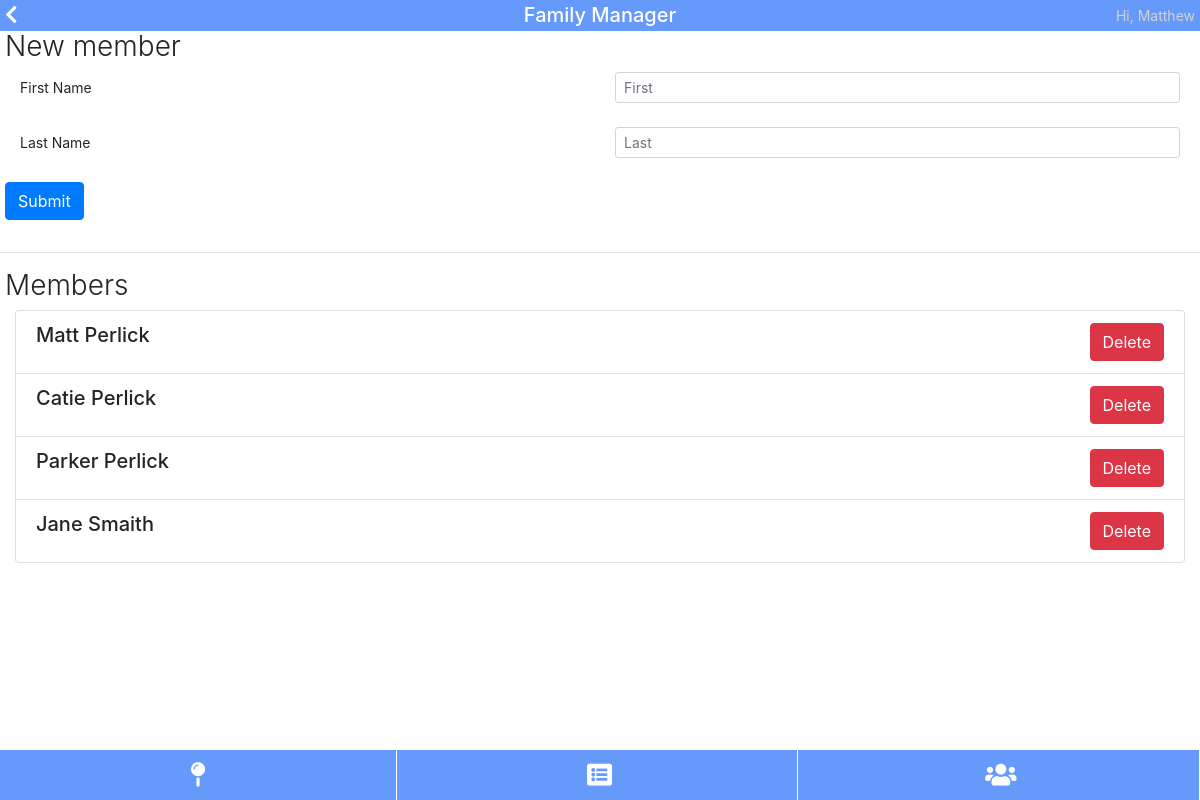
The app's page /family-manager (signed in) with its own data.
### tables this page shows
CREATE TABLE users (id INTEGER PRIMARY KEY, username varchar(255), Password varchar(255));

CREATE TABLE people (id INTEGER PRIMARY KEY, user_id INTEGER, first varchar(255), last varchar(255));

### pages.py (the view)
@pages.route('/family-manager')
@flask_login.login_required
def pages_familyManager():
	data = {}
	data['title'] = "Family Manager"
	uid = flask_login.current_user.get_id()
	data['members'] = db.get_db().query("select * from people where user_id=" + str(uid))
	return render_template('pages/family-manager.html', data=data)

### auth.py (called while the page is built)
	def get_id(self):
		return self.id

### database.py (called while the page is built)
	def get_db():
		try:
			db = getattr(g, '_database', None)
		except NameError:
			db = Database()
			g = lambda: None #funny syntax that lets me set an attribute on global g
			setattr(g, '_database', db)
		return db

	def query(self, sql, parameters=[]):
		c = self.conn.cursor()
		c.execute(sql, parameters)
		self.conn.commit()
		return c.fetchall()

### main.py (called while the page is built)
@app.teardown_appcontext
def close_connection(exception):
	try:
		db = getattr(g, '_database', None)
		db.close()
	except NameError:
		pass

@login_manager.user_loader
def load_user(id):
	res = db.get_db().query("select * from users where id='" + str(id) + "'")
	if len(res) == 1:
		user = User(res[0][0], res[0][1])
		user.is_authenticated = True
		return user
	else:
		return None

### templates/pages/family-manager.html (shortened to what this page needs)
{% extends "pages/base.html" %}
{% block content %}
<h2>New member</h2>
<form action="{{ url_for('api.api_add_member') }}" method="post">
	<div class="form-group row">
		<label for="first" class="col col-form-label-sm">First Name</label>
		<div class="col">
			<input type="text" class="form-control form-control-sm" placeholder="First" name="first" required>
		</div>
	</div>
	<div class="form-group row">
		<label for="last" class="col col-form-label-sm">Last Name</label>
		<div class="col">
			<input type="text" class="form-control form-control-sm" placeholder="Last" name="last" required>
		</div>
	</div>
	<button type="submit" class="btn btn-primary form-group">Submit</button>
</form>
<hr>
<h2>Members</h2>
<ul class="list-group">
	{% for person in data.members %}
		<form action="{{ url_for('api.api_delete_member') }}" method="post" class="list-group-item">
			<button type="submit" class="btn btn-danger" style="float: right;">Delete</button>
			<h5 class="mb-1"> {{ person[2] }} {{ person[3] }} </h5>
		</form>
	{% endfor %}
</ul>
{% endblock %}

### templates/pages/base.html (shortened to what this page needs)
<!DOCTYPE html5>
<html>
<head>
	<link rel="stylesheet" href="https://stackpath.bootstrapcdn.com/bootstrap/4.3.1/css/bootstrap.min.css">
	<link rel="stylesheet" href="https://use.fontawesome.com/releases/v5.7.0/css/all.css">
	<link rel="stylesheet" href="{{ url_for('static', filename='css/global.css') }}">
</head>
<body>
	<div id="header">
		<span>Hi, {{current_user.username}}</span>
		{% if data.menu %}
			<i onclick="toggleNav()" class="fas fa-bars"></i>
		{% else %}
			<a href="{{ url_for('pages.pages_home') }}">
				<i class="fas fa-chevron-left"></i>
			</a>
		{% endif %}
		<h1>{{ data.title }}</h1>
	</div>
	<div class="header-spacer"></div>
	<div class="content">
	{% block content %}{% endblock %}
	</div>
	<div class="footer-spacer"></div>
	<div id="tabs">
		<a href="{{ url_for('pages.pages_locations') }}">
			<i class="fa fa-map-pin" aria-hidden="true"></i>
		</a>
		<a href="{{ url_for('pages.pages_testReports') }}">
			<i class="fa fa-list-alt" aria-hidden="true"></i>
		</a>
		<a href="{{ url_for('pages.pages_familyManager') }}">
			<i class="fa fa-users" aria-hidden="true"></i>
		</a>
	</div>
</body>
</html>

### public/css/global.css (style rules this page uses)
body { margin: 0; }
#header { position: fixed; width: 100%; z-index: 2; padding-top: 5px; padding-bottom: 5px; background-color: #6599fa; color: white; }
.header-spacer { height: 30px; }
#header h1 { font-size: 20px; line-height: 20px; width: max-content; margin-left: auto; margin-right: auto; margin-bottom: 0px; }
#header i { float: left; margin-left: 5px; font-size: 20px; }
#header > span { float: right; margin-right: 5px; font-size: 14px; color: lightgray; }
h2 { margin-left: 5px; font-size: 28px; font-weight: 300; }
a { color: unset; }
#tabs { position: fixed; bottom: 0; height: 50px; width: 100%; background-color: #6599fa; }
#tabs a { display: inline-block; height: 100%; width: calc(100% / 3 - 3px); text-align: center; border-right: 1px solid white; color: white; }
#tabs i { font-size: 25px; line-height: 50px; }
.footer-spacer { height: 70px; }
.list-group { margin-left: 15px; margin-right: 15px; }
.form-group { margin-left: 5px; margin-right: 5px; }

### records on screen
users: username "Matthew"
people: first "Matt", last "Perlick"
people: first "Catie", last "Perlick"
people: first "Parker", last "Perlick"
people: first "Jane", last "Smaith"

### other values on screen
{{ data.title }} "Family Manager"
